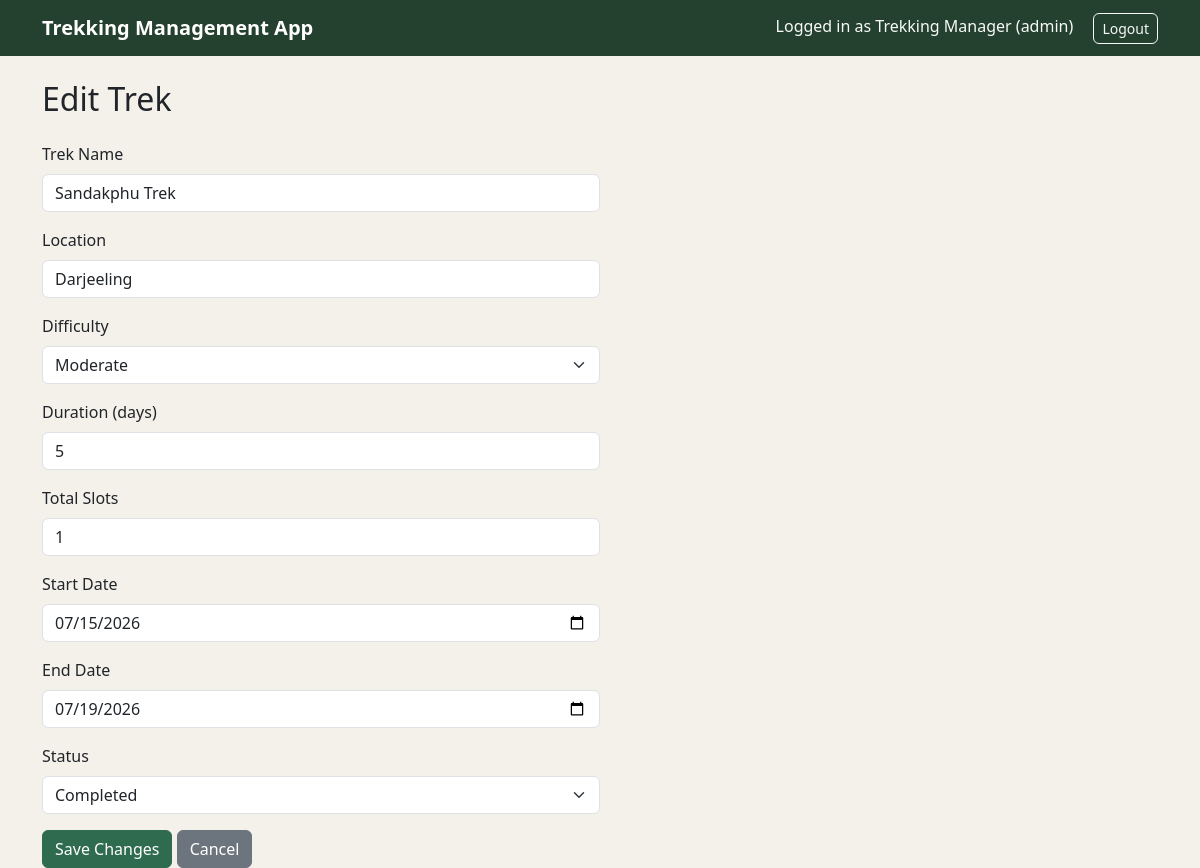
Screenshot of /admin/treks/1/edit (signed in) with the database file from the repository.
### models.py (models this page shows, shortened)
class User(db.Model, UserMixin):
    __tablename__='users'
    id=db.Column(db.Integer,primary_key=True)
    name=db.Column(db.String(80),nullable=False)
    email=db.Column(db.String(120),unique=True,nullable=False)
    password_hash=db.Column(db.String(256),nullable=False)
    contact_details=db.Column(db.String(20))
    role=db.Column(db.String(20),nullable=False)
    approval_status=db.Column(db.String(20),default='Pending')
    is_blacklisted=db.Column(db.Boolean,default=False)
    created_at=db.Column(db.DateTime,default=datetime.utcnow)

class Trek(db.Model):
    __tablename__='treks'
    id=db.Column(db.Integer,primary_key=True)
    name=db.Column(db.String(120),nullable=False)
    location=db.Column(db.String(150),nullable=False)
    difficulty=db.Column(db.String(20),nullable=False)
    duration=db.Column(db.Integer,nullable=False)
    total_slots=db.Column(db.Integer,nullable=False)
    available_slots=db.Column(db.Integer,nullable=False)
    status=db.Column(db.String(20),nullable=False,default='Pending')
    start_date=db.Column(db.Date,nullable=False)
    end_date=db.Column(db.Date,nullable=False)
    assigned_staff_id=db.Column(db.Integer,db.ForeignKey('users.id'),nullable=True)
    assigned_staff=db.relationship('User',backref='assigned_treks')

### routes/admin.py (the view, shortened to what this page needs)
@admin_bp.route('/treks/<int:trek_id>/edit', methods=['GET', 'POST'])
@login_required
@role_required('admin')
def edit_trek(trek_id):
    trek = Trek.query.get_or_404(trek_id)
    return render_template('admin/trek_form.html', trek=trek)

### app.py (called while the page is built)
@login_manager.user_loader
def load_user(user_id):
    return db.session.get(User, int(user_id))

### templates/admin/trek_form.html (shortened to what this page needs)
{% extends "base.html" %}
{% block content %}
<h2 class="mb-4">{{ 'Edit Trek' if trek else 'Add New Trek' }}</h2>
<form method="POST" class="col-md-6">
    <div class="mb-3">
        <label class="form-label">Trek Name</label>
        <input type="text" class="form-control" name="name" value="{{ trek.name if trek else '' }}" required>
    </div>
    <div class="mb-3">
        <label class="form-label">Location</label>
        <input type="text" class="form-control" name="location" value="{{ trek.location if trek else '' }}" required>
    </div>
    <div class="mb-3">
        <label class="form-label">Difficulty</label>
        <select class="form-select" name="difficulty" required>
            {% for level in ['Easy', 'Moderate', 'Hard'] %}
            <option value="{{ level }}" {% if trek and trek.difficulty == level %}selected{% endif %}>{{ level }}</option>
            {% endfor %}
        </select>
    </div>
    <div class="mb-3">
        <label class="form-label">Duration (days)</label>
        <input type="number" min="1" class="form-control" name="duration" value="{{ trek.duration if trek else '' }}" required>
    </div>
    <div class="mb-3">
        <label class="form-label">Total Slots</label>
        <input type="number" min="1" class="form-control" name="total_slots" value="{{ trek.total_slots if trek else '' }}" required>
    </div>
    <div class="mb-3">
        <label class="form-label">Start Date</label>
        <input type="date" class="form-control" name="start_date" value="{{ trek.start_date if trek else '' }}" required>
    </div>
    <div class="mb-3">
        <label class="form-label">End Date</label>
        <input type="date" class="form-control" name="end_date" value="{{ trek.end_date if trek else '' }}" required>
    </div>
    {% if trek %}
    <div class="mb-3">
        <label class="form-label">Status</label>
        <select class="form-select" name="status" required>
            {% for s in ['Pending', 'Approved', 'Open', 'Closed', 'Completed'] %}
            <option value="{{ s }}" {% if trek.status == s %}selected{% endif %}>{{ s }}</option>
            {% endfor %}
        </select>
    </div>
    {% endif %}
    <button type="submit" class="btn btn-primary">{{ 'Save Changes' if trek else 'Create Trek' }}</button>
    <a href="{{ url_for('admin.manage_treks') }}" class="btn btn-secondary">Cancel</a>
</form>
{% endblock %}

### templates/base.html (shortened to what this page needs)
<!DOCTYPE html>
<html lang="en">
<head>
    <link href="https://cdn.jsdelivr.net/npm/bootstrap@5.3.3/dist/css/bootstrap.min.css" rel="stylesheet">
    <link href="{{ url_for('static', filename='css/style.css') }}" rel="stylesheet">
</head>
<body>
<nav class="navbar navbar-expand-lg navbar-dark bg-success">
    <div class="container">
        <a class="navbar-brand" href="{{ url_for('home') }}">Trekking Management App</a>
        <div>
            {% if current_user.is_authenticated %}
                <span class="navbar-text text-light me-3">
                    Logged in as {{ current_user.name }} ({{ current_user.role }})
                </span>
                <a class="btn btn-outline-light btn-sm" href="{{ url_for('auth.logout') }}">Logout</a>
            {% else %}
                <a class="btn btn-outline-light btn-sm me-2" href="{{ url_for('auth.login') }}">Login</a>
                <a class="btn btn-light btn-sm" href="{{ url_for('auth.register') }}">Register</a>
            {% endif %}
        </div>
    </div>
</nav>
<div class="container mt-4">
    {% block content %}
    {% endblock %}
</div>
</body>
</html>

### static/css/style.css (style rules this page uses)
:root { --bs-primary: #2f6b4f; --bs-primary-rgb: 47, 107, 79; --bs-success: #4a8a3a; --bs-success-rgb: 74, 138, 58; --bs-secondary: #6b6157; --bs-secondary-rgb: 107, 97, 87; }
body { background-color: #f4f1eb; }
.navbar { background-color: #24402f !important; }
.navbar-brand { font-weight: 600; }
.btn { border-radius: 6px; }
.btn-primary { background-color: #2f6b4f; border-color: #2f6b4f; }

### rows the page displays
User: name "Trekking Manager", role "admin"
Trek: name "Sandakphu Trek", location "Darjeeling", difficulty "Moderate", duration "5", total_slots "1", start_date "07/15/2026", end_date "07/19/2026", status "Completed"

### other values shown
{{ 'Edit Trek' if trek else 'Add New Trek' }} "Edit Trek"
{{ 'Save Changes' if trek else 'Create Trek' }} "Save Changes"
